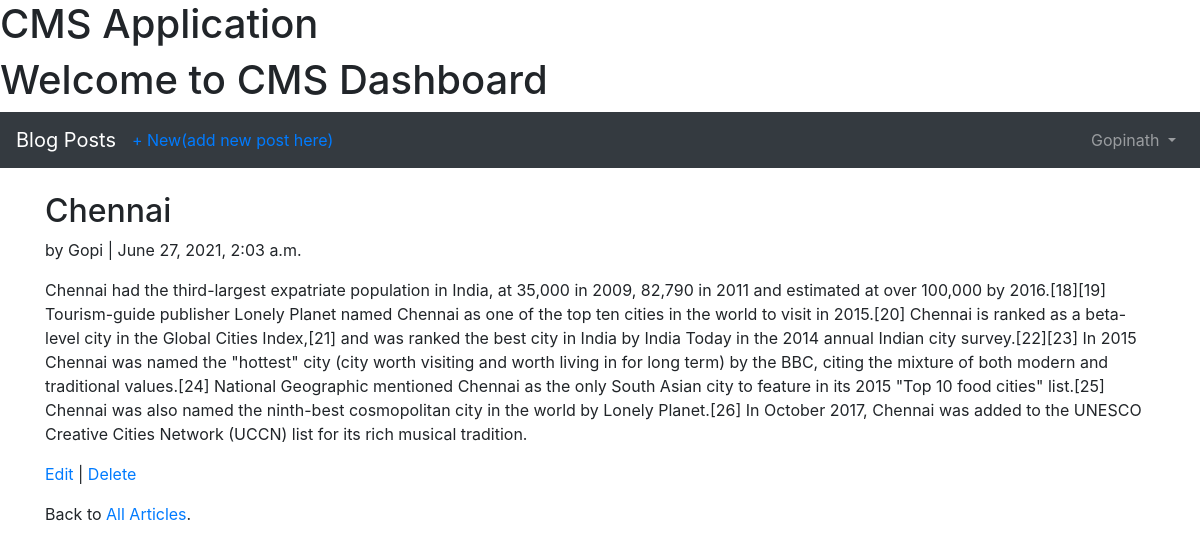
Screenshot of /articles/1/ (signed in) with the database file from the repository.
### users/models.py (models this page shows)
class CustomUser(AbstractUser):
    age = models.PositiveIntegerField(default=0)

### articles/models.py (models this page shows, shortened)
class Article(models.Model):
    title = models.CharField(max_length=255)
    body = models.TextField()
    date = models.DateTimeField(auto_now_add=True)
    author = models.ForeignKey(get_user_model(),on_delete=models.CASCADE,)

### articles/views.py (the view)
# urls.py: path('<int:pk>/',views.ArticleDetailView.as_view(), name='article_detail'), # new
class ArticleDetailView(LoginRequiredMixin, DetailView):
    model = models.Article
    template_name = 'article_detail.html'

### templates/article_detail.html
{% extends 'base.html' %}
{% block content %}
<div class="article-entry">
<h2>{{ object.title }}</h2>
<p>by {{ object.author }} | {{ object.date }}</p>
<p>{{ object.body }}</p>
</div>
<p><a href="{% url 'article_edit' article.pk %}">Edit</a> | <a href="{% url 'artic\
le_delete' article.pk %}">Delete</a></p>
<p>Back to <a href="{% url 'article_list' %}">All Articles</a>.</p>
{% endblock content %}

### templates/base.html (shortened to what this page needs)
<!doctype html>
<html lang="en">
<head>
<link rel="stylesheet" href="https://maxcdn.bootstrapcdn.com/bootstrap/4.0.0/css\/bootstrap.min.css">
    <h1> CMS Application</h1>
    <h1> Welcome to CMS Dashboard</h1>
</head>
<body>
<nav class="navbar navbar-expand-md navbar-dark bg-dark mb-4">
<a class="navbar-brand" href="{% url 'home' %}">Blog Posts</a>
{% if user.is_authenticated %}
<ul class="navbar-nav mr-auto">
<li class="nav-item"><a href="{% url 'article_new' %}">+ New(add new post here)</a></li>
</ul>
{% endif %}
<div class="collapse navbar-collapse" id="navbarCollapse">
{% if user.is_authenticated %}
<ul class="navbar-nav ml-auto">
<li class="nav-item">
<a class="nav-link dropdown-toggle" href="#" id="userMenu" data-toggle\
="dropdown" aria-haspopup="true" aria-expanded="false">
{{ user.username }}
</a>
</li>
</ul>
{% else %}
<form class="form-inline ml-auto">
<a href="{% url 'login' %}" class="btn btn-outline-secondary">Log in</a>
<a href="{% url 'signup' %}" class="btn btn-primary ml-2">Sign up</a>
</form>
{% endif %}
</div>
</nav>
<div class="container">
{% block content %}
{% endblock %}
</div>
</body>
</html>

### rows the page displays
CustomUser: username "Gopinath"
Article: title "Chennai", author "Gopi", date "June 27, 2021, 2:03 a.m.", body "Chennai had the third-largest expatriate population in India, at 35,000 in 2009, 82,790 in 2011 and estimated at over 100,000 by 2016.[18][19] Tourism-guide publisher Lonely Planet named Chennai as one of the top ten cities in the world to visit in 2015.[20] Chennai is ranked as a beta-level city in the Global Cities Index,[21] and was ranked the best city in India by India Today in the 2014 annual Indian city survey.[22][23] In 2015 Chennai was named the \"hottest\" city (city worth visiting and worth living in for long term) by the BBC, citing the mixture of both modern and traditional values.[24] National Geographic mentioned Chennai as the only South Asian city to feature in its 2015 \"Top…"
